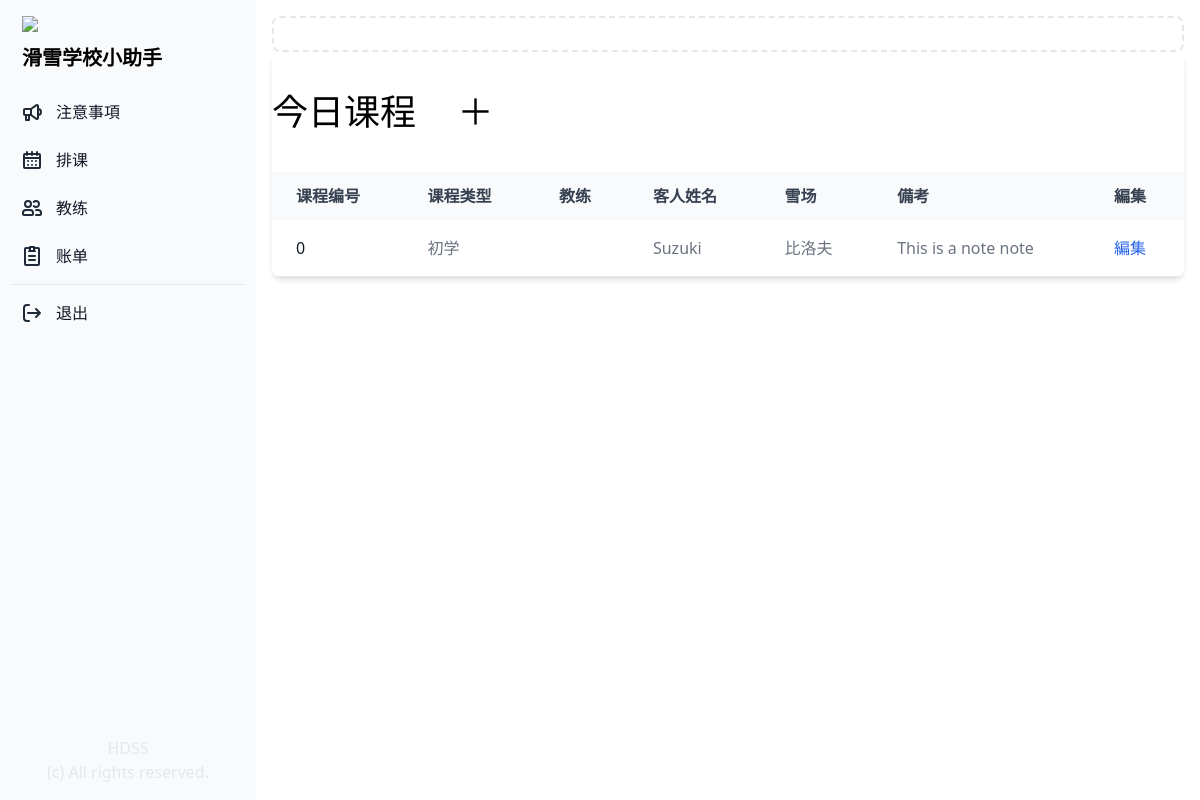
Page /schedule/ (signed in) on the earlier database version.
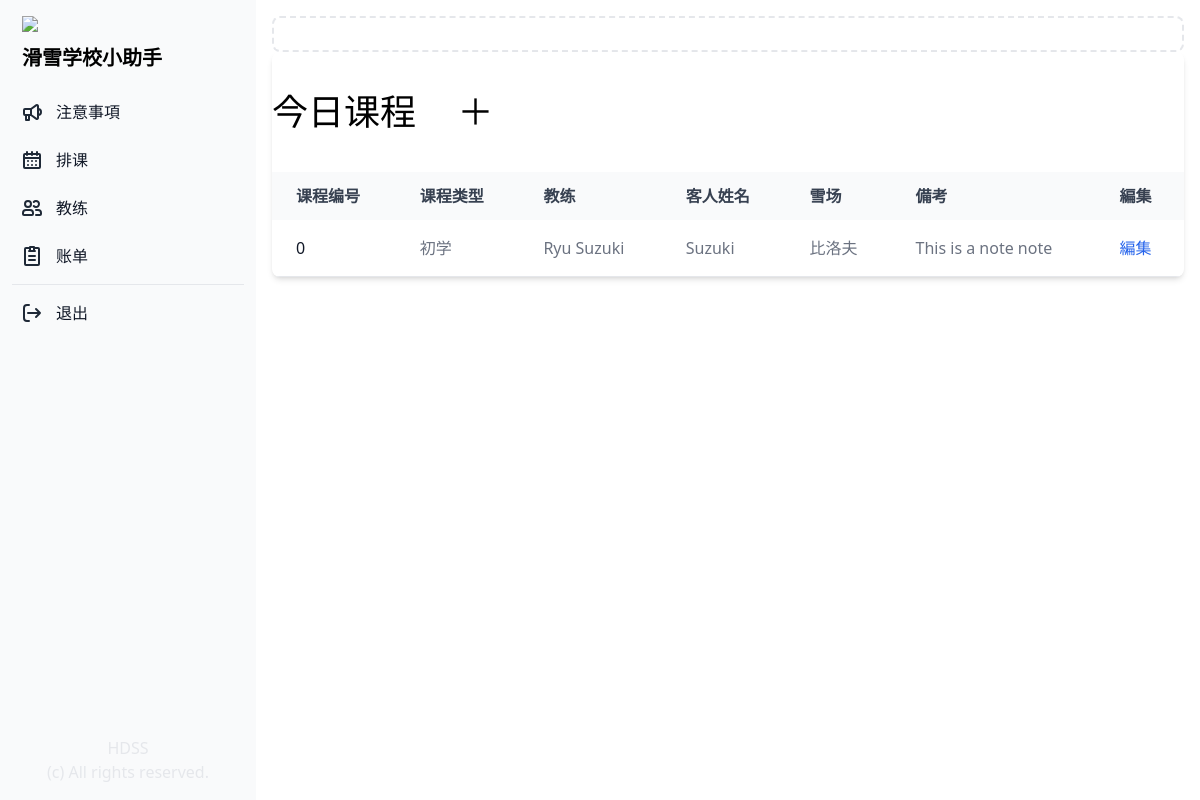
Same page on the later database version.
### manager/models.py (models this page shows, shortened)
class Lesson(models.Model):
    PAYMENT_TYPES = (
        ('現金','現金'),
        ('刷卡', '刷卡'),
        ('電子支付', '電子支付'),
        ('未支付', '未支付'),
        )
    PLACE = (
        ('比洛夫', '比洛夫'),
        ('花园', '花园'),
        ('安努', '安努'),
        ('莫伊哇', '莫伊哇'),
        ('留寿都', '留寿都'),
        ('喜乐乐', '喜乐乐'),
        ('其他', '其他'),
    )
    LESSON_TYPE = (
        ('初学', '初学'),
        ('初级', '初级'),
        ('中级', '中级'),
        ('上级', '上级'),
        ('导滑', '导滑'),
    )
    lesson_number = models.IntegerField("课次", blank=False, null=True, default=0)
    instructors = models.ManyToManyField(Profile, related_name="instructors", blank=False)
    client = models.CharField("客人姓名", max_length=255)
    lesson_type = models.CharField("课程类型", max_length=50, choices=LESSON_TYPE, default='初学')
    address = models.CharField("酒店", max_length=255)
    place = models.CharField("雪场", max_length=50, choices=PLACE, default='比洛夫')
    payment_type = models.CharField("付款方式", max_length=50, choices=PAYMENT_TYPES, default='未支付')
    payment_amount = models.DecimalField("付款金額", max_digits=10, decimal_places=2, blank=True, null=True)
    payment_date = models.DateTimeField("付款日", blank=True, null=True)
    note = models.CharField("備考", max_length=255, blank=True, null=True)
    start_date = models.DateTimeField("開始日")
    end_date = models.DateTimeField("終了日")
    start_time = models.TimeField("開始時間", blank=True, null=True)
    end_time = models.TimeField("終了時間", blank=True, null=True)
    finished = models.BooleanField("終了", default=False)
    date_created = models.DateTimeField("作成日", auto_now_add=True)

class Profile(models.Model):
    COLORS = (
        ('#808080', '灰色'),
        ('#ff6961', '赤色'),
        ('#ffb480', '橙色'),
        ('#f8f38d', '黄色'),
        ('#42d6a4', '緑色'),
        ('#08cad1', '水色'),
        ('#59adf6', '青色'),
        ('#9d94ff', '紫色'),
        ('#c780e8', '桃色'),
    )
    TYPE = (
        ('管理', '管理'),
        ('教练', '教练'),
        ('其他', '其他'),
    )
    SKI = (
        ('双板无极', '双板无极'),
        ('双板1级', '双板1级'),
        ('双板2级', '双板2级'),
        ('双板3级', '双板3级'),
        ('双板4级', '双板4级'),
    )
    SNOWBOARD = (
        ('单板无极', '单板无极'),
        ('单板1级', '单板1级'),
        ('单板2级', '单板2级'),
        ('单板3级', '单板3级'),
        ('单板4级', '单板4级'),
    )
    SKI_SYSTEM = (
        ('加拿大', '加拿大'),
        ('新西兰', '新西兰'),
        ('澳洲', '澳洲'),
        ('日本', '日本'),
        ('其他', '其他'),
        ('无', '无'),
    )
    SNOWBOARD_SYSTEM = (
        ('加拿大', '加拿大'),
        ('新西兰', '新西兰'),
        ('澳洲', '澳洲'),
        ('日本', '日本'),
        ('其他', '其他'),
        ('无', '无'),
    )
    user = models.OneToOneField(User, on_delete=models.CASCADE)
    birthday = models.DateField("生年月日", blank=True, null=True)
    color = models.CharField("教练色", max_length=30, choices=COLORS)
    contract_type = models.CharField("职务", max_length=50, choices=TYPE, default='教练')
    fullname = models.CharField("姓名", max_length=20, blank=True)
    phone = models.CharField("電話", max_length=20, blank=True)
    email = models.CharField("邮箱", max_length=50, blank=True)
    wechat = models.CharField("微信", max_length=20, blank=True)
    whatsapp = models.CharField("Whatsapp", max_length=20, blank=True)
    line = models.CharField("LINE", max_length=20, blank=True)
    ski_system = models.CharField("双板体系", max_length=50, choices=SKI_SYSTEM, default='加拿大')
    snowboard_system = models.CharField("单板体系", max_length=50, choices=SNOWBOARD_SYSTEM, default='加拿大')
    ski = models.CharField("级别", max_length=50, choices=SKI, default='双板1级')
    snowboard = models.CharField("级别", max_length=50, choices=SNOWBOARD, default='单板1级')
    accommodation = models.CharField("宿舍", max_length=20, blank=True)
    commission = models.DecimalField("提成", max_digits=10, decimal_places=2, default=0.00)
    note = models.CharField("備考", max_length=500, blank=True)
    is_active = models.BooleanField("現役中", default=True)
    date_created = models.DateTimeField("作成日", auto_now_add=True)
    updated_at = models.DateTimeField("更新日", auto_now=True)
    def __str__(self):
        return f"{self.fullname}"

### manager/views.py (the view)
# urls.py: path('schedule/', views.schedule, name='schedule'),
def schedule(request):
    if request.user.is_authenticated:
        lesson_list = Lesson.objects.all().order_by('-date_created')
        lessons_today = []
        for lesson in lesson_list:
            date = datetime.datetime(now.year, now.month, now.day)
            start_date = datetime.datetime(lesson.start_date.year, lesson.start_date.month, lesson.start_date.day)
            end_date = datetime.datetime(lesson.end_date.year, lesson.end_date.month, lesson.end_date.day)
            if start_date <= date <= end_date:
                lessons_today.append(lesson)
    year = int(now.year)
    month = int(now.month)
    cal = calendar.HTMLCalendar().formatmonth(year, month)
    cal = cal.replace('<td ', '<td width="150" height="150" hover')
    cal = mark_safe(cal)
    if request.user.is_authenticated:
         context = {
            "lesson_list": lesson_list,
            "lessons_today":lessons_today,
            "year": year,
            "month": month,
            "cal": cal,
        }
         return render(request, "schedule.html", context=context)
    else:
        return redirect('login_user')

### manager/templates/schedule.html (shortened to what this page needs)
{% extends "base.html" %}
{% block content %}
<div class="p-4 sm:ml-64">
    {% if request.user.profile.contract_type == "下請け" %}
    {% else %}
    <div class="p-4 border-2 border-gray-200 border-dashed rounded-lg">
    </div>
    {% endif %}
    <div class="relative overflow-x-auto shadow-md sm:rounded-lg">
        <div class="px-auto">
            <h1 class="text-4xl py-10">今日课程
                {% if request.user.profile.contract_type == "下請け" %}
                {% else %}
                <a class="pl-8" href="{% url 'add_lesson' %}">＋</a>
                {% endif %}
            </h1>
        </div>
        <table class="w-full text-normal text-left rtl:text-right text-gray-500 dark:text-gray-400">
            <thead
                class="text-normal text-gray-700 uppercase bg-gray-50 whitespace-nowrap dark:bg-gray-700 dark:text-gray-400">
                <tr>
                    <th scope="col" class="px-6 py-3">
                        课程编号
                    </th>
                    <th scope="col" class="px-6 py-3">
                        课程类型
                    </th>
                    <th scope="col" class="px-6 py-3">
                        教练
                    </th>
                    <th scope="col" class="px-6 py-3">
                        客人姓名
                    </th>
                    <th scope="col" class="px-6 py-3">
                        雪场
                    </th>
                    <th scope="col" class="px-6 py-3">
                        備考
                    </th>
                    <th scope="col" class="px-6 py-3">
                        編集
                    </th>
                </tr>
            </thead>
            <tbody>
                {% if lessons_today %}
                {% for lesson in lessons_today %}
                <tr class="border-b">
                    <th scope="row" class="pl-6 pr-3 py-4 font-medium whitespace-nowrap text-gray-900">
                        <a href="{% url 'lesson_details' lesson.id %}" style="color: {{ lesson.color }};">
                            {{ lesson.lesson_number }}
                        </a>
                    </th>
                    <td class="px-6 py-4 whitespace-nowrap">
                        {{ lesson.lesson_type }}
                    </td>
                    <td class="px-6 py-4 whitespace-nowrap">
                        {{ lesson.instructors.all|join:", " }}
                    </td>
                    <td class="px-6 py-4 whitespace-nowrap">
                        {{ lesson.client }}
                    </td>
                    <td class="px-6 py-4 whitespace-nowrap">
                        {{ lesson.place }}
                    </td>
                    <td class="px-6 py-4 whitespace-nowrap">
                        {{ lesson.note }}
                    </td>
                    <td class="px-6 py-4 whitespace-nowrap">
                        <a href="{% url 'lesson_details' lesson.id %}"
                            class="font-medium text-blue-600 hover:underline">編集</a>
                    </td>
                </tr>
                {% endfor %}
                {% endif %}
            </tbody>
        </table>
    </div>
</div>
{% endblock %}

Differences in the rows shown:
changed Lesson "初学": instructors.all (not shown) → "Ryu Suzuki"
